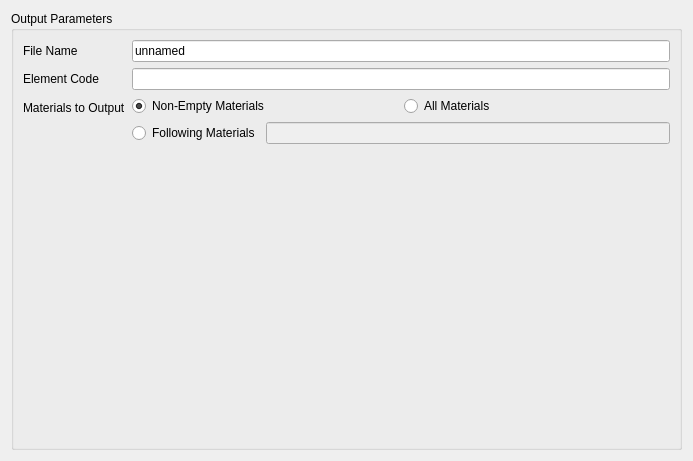
      <widget class="QWidget" name="output_page">
       <property name="geometry">
        <rect>
         <x>0</x>
         <y>0</y>
         <width>693</width>
         <height>461</height>
        </rect>
       </property>
       <attribute name="label">
        <string>Output</string>
       </attribute>
       <layout class="QVBoxLayout" name="verticalLayout_11">
        <item>
         <widget class="QGroupBox" name="output_group_box">
          <property name="title">
           <string>Output Parameters</string>
          </property>
          <layout class="QFormLayout" name="formLayout_3">
           <item row="0" column="0">
            <widget class="QLabel" name="file_name_label">
             <property name="text">
              <string>File Name</string>
             </property>
             <property name="buddy">
              <cstring>file_name_field</cstring>
             </property>
            </widget>
           </item>
           <item row="0" column="1">
            <widget class="QLineEdit" name="file_name_field">
             <property name="text">
              <string>unnamed</string>
             </property>
            </widget>
           </item>
           <item row="1" column="0">
            <widget class="QLabel" name="elem_code_label">
             <property name="text">
              <string>Element Code</string>
             </property>
             <property name="buddy">
              <cstring>elem_code_field</cstring>
             </property>
            </widget>
           </item>
           <item row="1" column="1">
            <widget class="QLineEdit" name="elem_code_field"/>
           </item>
           <item row="2" column="0">
            <widget class="QLabel" name="output_mats_label">
             <property name="text">
              <string>Materials to Output</string>
             </property>
             <property name="buddy">
              <cstring>output_mats_all_radio</cstring>
             </property>
            </widget>
           </item>
           <item row="2" column="1">
            <layout class="QVBoxLayout" name="output_mats_layout1">
             <item>
              <layout class="QHBoxLayout" name="output_mats_layout2">
               <item>
                <widget class="QRadioButton" name="output_mats_non_empty_radio">
                 <property name="text">
                  <string>Non-Empty Materials</string>
                 </property>
                 <property name="checked">
                  <bool>true</bool>
                 </property>
                </widget>
               </item>
               <item>
                <widget class="QRadioButton" name="output_mats_all_radio">
                 <property name="text">
                  <string>All Materials</string>
                 </property>
                </widget>
               </item>
              </layout>
             </item>
             <item>
              <layout class="QHBoxLayout" name="output_mats_layout3">
               <item>
                <widget class="QRadioButton" name="output_mats_select_radio">
                 <property name="text">
                  <string>Following Materials</string>
                 </property>
                </widget>
               </item>
               <item>
                <widget class="QLineEdit" name="output_mats_select_field">
                 <property name="enabled">
                  <bool>false</bool>
                 </property>
                </widget>
               </item>
              </layout>
             </item>
            </layout>
           </item>
          </layout>
         </widget>
        </item>
       </layout>
      </widget>
